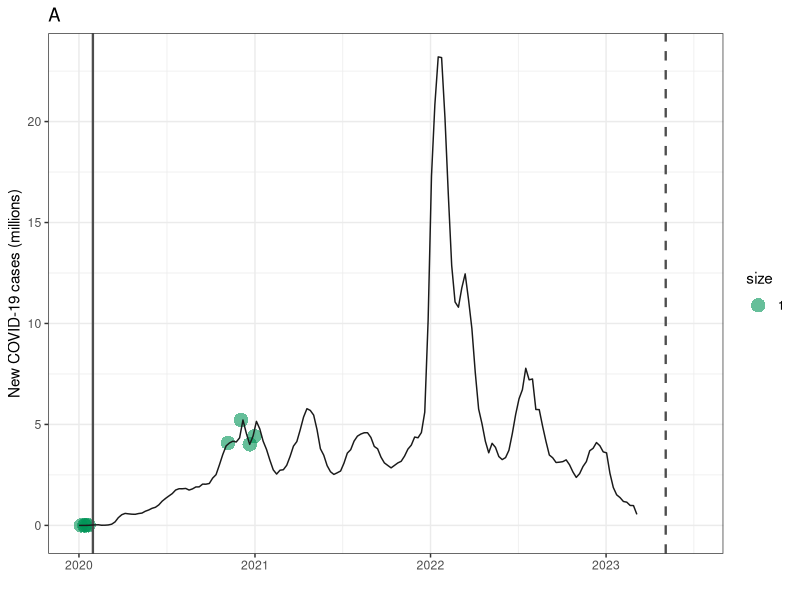
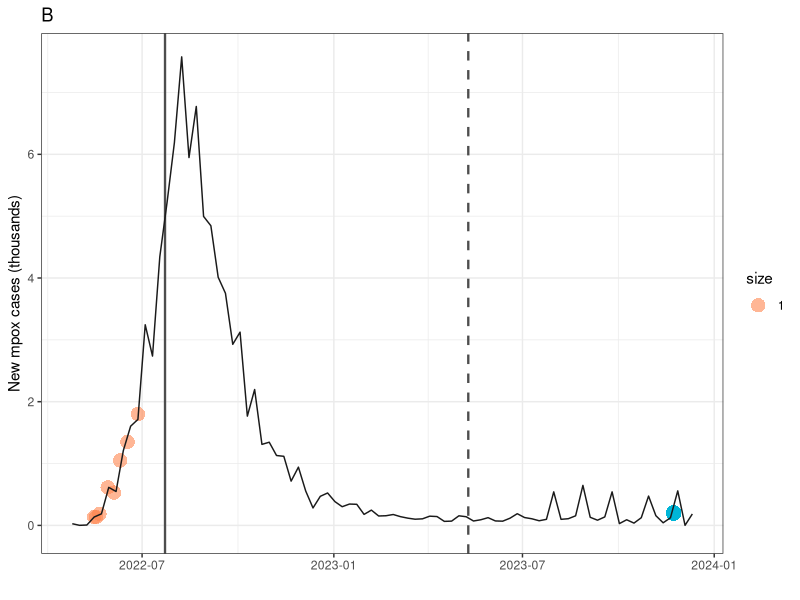
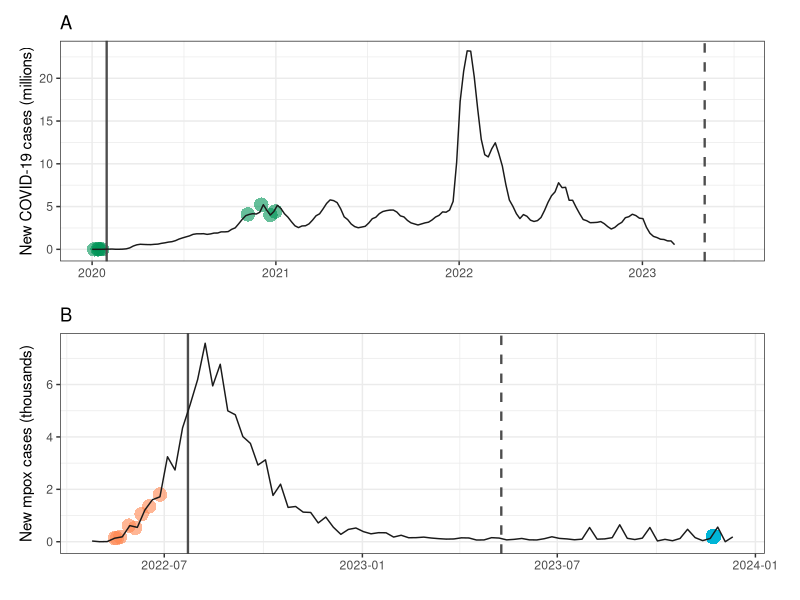
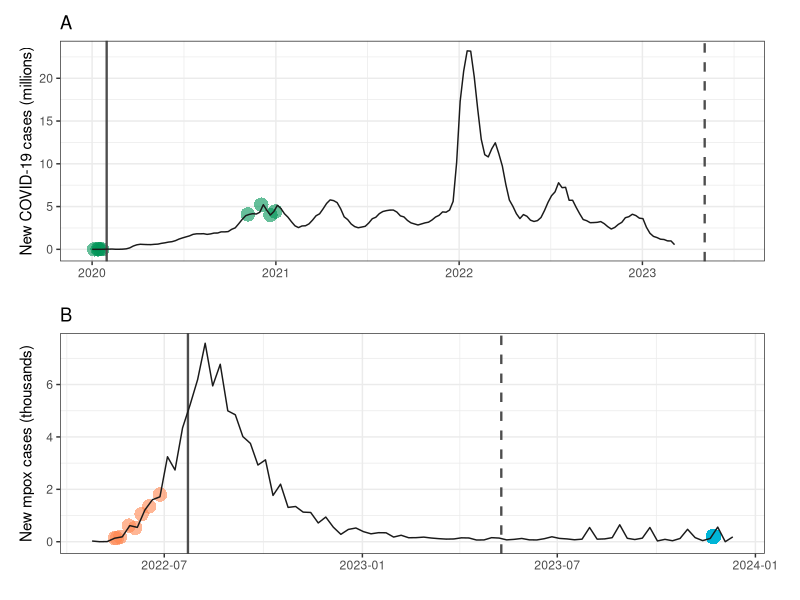

The R script that drew these images, in order:
library(readr)
library(ggplot2)
library(dplyr)
library(tidyverse)
library(lubridate)
library(patchwork)

##Load data
co.raw <- read.csv("Data/covid_cases.csv")
dompox.raw <- read.csv("Data/mpox_cases.csv")

##Mutate to pull out the cases by week
co.raw$Date <- mdy(co.raw$Date)
co.raw %>% 
  mutate(date = as.Date(Date)) %>% 
  group_by(week = isoweek(Date), year = isoyear(Date)) %>% 
  summarise(weekCases = sum(New)) -> codon

dompox.raw$date <- mdy(dompox.raw$date)
dompox.raw %>%
  mutate(date = as.Date(date)) %>%
  group_by(week =isoweek(date), year = isoyear(date)) %>%
  summarise(weekCases = sum(NewCases)) -> dompox

#Week calendar for duration of Mpox data
data.frame(date=seq(as.Date("2022/1/1"), as.Date("2023/12/31"), by="day")) %>% 
  mutate(week=isoweek(date),year=isoyear(date)) %>%
  group_by(year,week) %>% 
  summarise(weekdate=min(date)) -> week_calendar

#Week calendar for duration of Covid data
data.frame(date=seq(as.Date("2020/1/1"), as.Date("2023/12/31"), by="day")) %>%
  mutate(week=isoweek(date),year=isoyear(date)) %>%
  group_by(year,week) %>%
  summarise(weekdate=min(date)) -> week_calendar2

#Join week calendars with respective dataframes
codon %>%
  left_join(week_calendar2) -> codon
dompox %>%
  left_join(week_calendar) -> dompox

#Pull out the dates without applicable dons
noco <- co.raw[which(co.raw$DON!="NO"),] %>%
  mutate(Date = as.Date(Date))
nopox <- dompox.raw[which(dompox.raw$DON!="NO"),] %>%
  mutate(date. = as.Date(date))

#Pull out dates without SitReps for Covid
sit_rep_df <- co.raw[which(co.raw$SitRep!="NO"),] %>%
  mutate(Date = as.Date(Date))

##Covid figure
noco2 <- noco %>% filter(DON == "COVID")
noco2$weekcases <- c(0, 0, 0, 2120, 2120, 4083599, 5219504, 4012227, 4424486)
noco2$wordcount <- c(914, 1157, 1133, 1301, 1118, 1710, 1788, 1945, 2917)
A <- ggplot(codon, aes(x = weekdate, y = weekCases/1000000)) +
  theme_bw() + 
  geom_point(data = noco2,
             aes(x = as.Date(Date),
                 y = weekcases/1000000, 
                 #size = wordcount,
                 size = 1, 
                 color = "DON Report Word Count"),
             color = '#009457', 
             alpha = 0.6,
             shape = 16) +
  #labs(size = "Words per Report") +
  #scale_size_continuous(range = c(1, 15), limits = c(1,6500)) +
  geom_vline(xintercept = as.numeric(as.Date("2020-01-30")), 
             color = "gray30", 
             linetype = "solid", 
             size = 0.8) +
  geom_vline(xintercept = as.numeric(as.Date("2023-05-05")), 
             color = "gray30", 
             linetype = "dashed", 
             size = 0.8) +
  geom_line(color = "gray10") +
  labs(title = "A",
       x = "",
       y = "New COVID-19 cases (millions)") +
  theme(panel.background = element_blank(),
        legend.key = element_blank(),
        legend.position = "right") +
  labs(fill = "Reporting frequency") +
  scale_x_date(limits = c(as.Date("2020-01-01"), as.Date("2023-06-30"))) +
  scale_y_continuous(limits = c(-0.01*max(codon$weekCases/1000000), 1*max(codon$weekCases/1000000)),
                     #breaks = seq(from = 0, to = 25000000, by = 5000000),
                     labels = scales::comma_format()); A

nopox2 <- nopox %>% filter(DON == "MPOX")

nopox2 <- nopox %>%
  filter(DON == "MPOX") %>%
  filter(as.Date(date) != as.Date("2023-11-23"))

nopox2$weekcases <- c(135, 135, 187, 615, 530, 1050, 1350, 1800) #Number of cases per week corresponding to the date of the MPOX dons publication
nopox2$wordcount <- c(1783, 1758, 4909, 6403, 5301, 6266, 5565, 3726) #MPOX dons word count per report

nopox2_removed <- nopox %>%
  filter(DON == "MPOX") %>%
  filter(as.Date(date) == as.Date("2023-11-23"))

nopox2_removed$weekcases <- c(200) 

#Mpox Figure
B <- ggplot(dompox, aes(x = weekdate, y = weekCases/1000)) +
  theme_bw() + 
  geom_point(data = nopox2,
                      aes(x = as.Date(date),
                            y = weekcases/1000,
                            #size = wordcount, 
                          size = 1,
                          color = "DON Report Word Count"),  
             alpha = 0.6,
             color = '#ff854fff', 
             shape = 16) +
  geom_point(data = nopox2_removed, 
             aes(x = as.Date(date), y = weekcases/1000), 
             color = "#00b5d7", shape = 16, size = 5, alpha = 1) +
  geom_vline(xintercept = as.numeric(as.Date("2022-07-23")), 
             color = "gray30", 
             linetype = "solid", 
             size = 0.8) +
  geom_vline(xintercept = as.numeric(as.Date("2023-05-10")), 
             color = "gray30", 
             linetype = "dashed", 
             size = 0.8) +
  geom_line(color = "gray10") +
  labs(title = "B",
       x = "",
       y = "New mpox cases (thousands)") +
  theme(panel.background = element_blank()) + 
  scale_y_continuous(limits = c(-0.01*max(dompox$weekCases/1000), 1*max(dompox$weekCases/1000)),
                     #breaks = seq(from = -2000, to = 8000 , by = 1000),
                     labels = scales::comma_format()); B

#Join em together
(A + theme(legend.position = "none")) / ( B+ theme(legend.position = "none")) +
  theme(plot.margin = unit(c(0,0.7,0,0.3), "cm"))   #& 
  #scale_size_continuous(limits = range(c(noco2$wordcount, nopox2$wordcount)))

ggsave("Figures/Figure 2.pdf", width = 8.26, height = 5.97)

